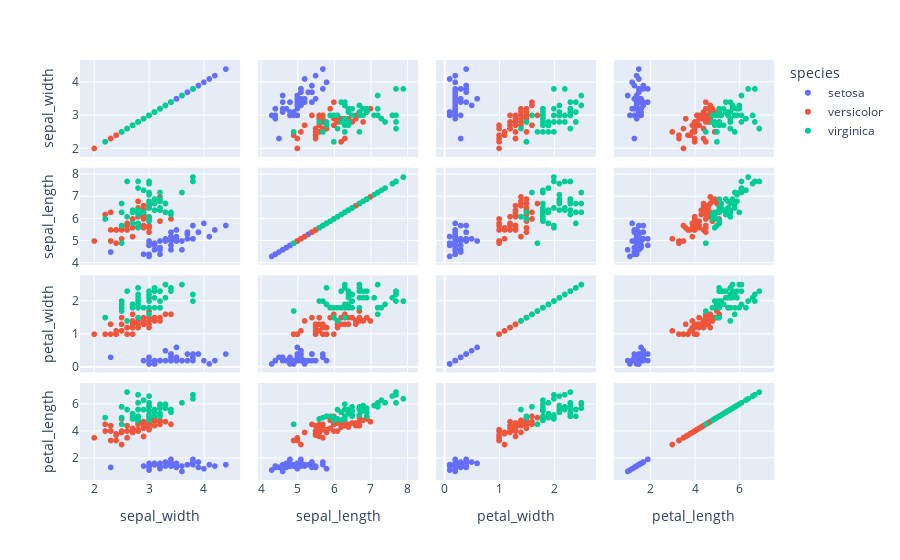

The notebook cell saved with this chart:
### Markdown cell above
Başka bir notta yer alan kodumuz:
![Screenshot_7](https://user-images.githubusercontent.com/61363621/76162827-1a9e0e80-6152-11ea-8df7-408a51146f52.png)

### Code cell
%run C:\Users\Okul\Desktop\JupyterExample\example.ipynb

### Figure 1 — Plotly figure (JSON) as saved in the notebook; plotly's stock layout.template omitted (floating-point values rounded to 4 significant figures)
{"data": [{"dimensions": [{"axis": {"matches": true}, "label": "sepal_width", "values": [3.5, 3, 3.2, 3.1, 3.6, 3.9, 3.4, 3.4, 2.9, 3.1, 3.7, 3.4, 3, 3, 4, 4.4, 3.9, 3.5, 3.8, 3.8, 3.4, 3.7, 3.6, 3.3, 3.4, 3, 3.4, 3.5, 3.4, 3.2, 3.1, 3.4, 4.1, 4.2, 3.1, 3.2, 3.5, 3.1, 3, 3.4, 3.5, 2.3, 3.2, 3.5, 3.8, 3, 3.8, 3.2, 3.7, 3.3]}, {"axis": {"matches": true}, "label": "sepal_length", "values": [5.1, 4.9, 4.7, 4.6, 5, 5.4, 4.6, 5, 4.4, 4.9, 5.4, 4.8, 4.8, 4.3, 5.8, 5.7, 5.4, 5.1, 5.7, 5.1, 5.4, 5.1, 4.6, 5.1, 4.8, 5, 5, 5.2, 5.2, 4.7, 4.8, 5.4, 5.2, 5.5, 4.9, 5, 5.5, 4.9, 4.4, 5.1, 5, 4.5, 4.4, 5, 5.1, 4.8, 5.1, 4.6, 5.3, 5]}, {"axis": {"matches": true}, "label": "petal_width", "values": [0.2, 0.2, 0.2, 0.2, 0.2, 0.4, 0.3, 0.2, 0.2, 0.1, 0.2, 0.2, 0.1, 0.1, 0.2, 0.4, 0.4, 0.3, 0.3, 0.3, 0.2, 0.4, 0.2, 0.5, 0.2, 0.2, 0.4, 0.2, 0.2, 0.2, 0.2, 0.4, 0.1, 0.2, 0.1, 0.2, 0.2, 0.1, 0.2, 0.2, 0.3, 0.3, 0.2, 0.6, 0.4, 0.3, 0.2, 0.2, 0.2, 0.2]}, {"axis": {"matches": true}, "label": "petal_length", "values": [1.4, 1.4, 1.3, 1.5, 1.4, 1.7, 1.4, 1.5, 1.4, 1.5, 1.5, 1.6, 1.4, 1.1, 1.2, 1.5, 1.3, 1.4, 1.7, 1.5, 1.7, 1.5, 1, 1.7, 1.9, 1.6, 1.6, 1.5, 1.4, 1.6, 1.6, 1.5, 1.5, 1.4, 1.5, 1.2, 1.3, 1.5, 1.3, 1.5, 1.3, 1.3, 1.3, 1.6, 1.9, 1.4, 1.6, 1.4, 1.5, 1.4]}], "hoverlabel": {"namelength": 0}, "hovertemplate": "species=setosa<br>%{xaxis.title.text}=%{x}<br>%{yaxis.title.text}=%{y}", "legendgroup": "setosa", "marker": {"color": "#636efa", "symbol": "circle"}, "name": "setosa", "showlegend": true, "type": "splom"}, {"dimensions": [{"axis": {"matches": true}, "label": "sepal_width", "values": [3.2, 3.2, 3.1, 2.3, 2.8, 2.8, 3.3, 2.4, 2.9, 2.7, 2, 3, 2.2, 2.9, 2.9, 3.1, 3, 2.7, 2.2, 2.5, 3.2, 2.8, 2.5, 2.8, 2.9, 3, 2.8, 3, 2.9, 2.6, 2.4, 2.4, 2.7, 2.7, 3, 3.4, 3.1, 2.3, 3, 2.5, 2.6, 3, 2.6, 2.3, 2.7, 3, 2.9, 2.9, 2.5, 2.8]}, {"axis": {"matches": true}, "label": "sepal_length", "values": [7, 6.4, 6.9, 5.5, 6.5, 5.7, 6.3, 4.9, 6.6, 5.2, 5, 5.9, 6, 6.1, 5.6, 6.7, 5.6, 5.8, 6.2, 5.6, 5.9, 6.1, 6.3, 6.1, 6.4, 6.6, 6.8, 6.7, 6, 5.7, 5.5, 5.5, 5.8, 6, 5.4, 6, 6.7, 6.3, 5.6, 5.5, 5.5, 6.1, 5.8, 5, 5.6, 5.7, 5.7, 6.2, 5.1, 5.7]}, {"axis": {"matches": true}, "label": "petal_width", "values": [1.4, 1.5, 1.5, 1.3, 1.5, 1.3, 1.6, 1, 1.3, 1.4, 1, 1.5, 1, 1.4, 1.3, 1.4, 1.5, 1, 1.5, 1.1, 1.8, 1.3, 1.5, 1.2, 1.3, 1.4, 1.4, 1.7, 1.5, 1, 1.1, 1, 1.2, 1.6, 1.5, 1.6, 1.5, 1.3, 1.3, 1.3, 1.2, 1.4, 1.2, 1, 1.3, 1.2, 1.3, 1.3, 1.1, 1.3]}, {"axis": {"matches": true}, "label": "petal_length", "values": [4.7, 4.5, 4.9, 4, 4.6, 4.5, 4.7, 3.3, 4.6, 3.9, 3.5, 4.2, 4, 4.7, 3.6, 4.4, 4.5, 4.1, 4.5, 3.9, 4.8, 4, 4.9, 4.7, 4.3, 4.4, 4.8, 5, 4.5, 3.5, 3.8, 3.7, 3.9, 5.1, 4.5, 4.5, 4.7, 4.4, 4.1, 4, 4.4, 4.6, 4, 3.3, 4.2, 4.2, 4.2, 4.3, 3, 4.1]}], "hoverlabel": {"namelength": 0}, "hovertemplate": "species=versicolor<br>%{xaxis.title.text}=%{x}<br>%{yaxis.title.text}=%{y}", "legendgroup": "versicolor", "marker": {"color": "#EF553B", "symbol": "circle"}, "name": "versicolor", "showlegend": true, "type": "splom"}, {"dimensions": [{"axis": {"matches": true}, "label": "sepal_width", "values": [3.3, 2.7, 3, 2.9, 3, 3, 2.5, 2.9, 2.5, 3.6, 3.2, 2.7, 3, 2.5, 2.8, 3.2, 3, 3.8, 2.6, 2.2, 3.2, 2.8, 2.8, 2.7, 3.3, 3.2, 2.8, 3, 2.8, 3, 2.8, 3.8, 2.8, 2.8, 2.6, 3, 3.4, 3.1, 3, 3.1, 3.1, 3.1, 2.7, 3.2, 3.3, 3, 2.5, 3, 3.4, 3]}, {"axis": {"matches": true}, "label": "sepal_length", "values": [6.3, 5.8, 7.1, 6.3, 6.5, 7.6, 4.9, 7.3, 6.7, 7.2, 6.5, 6.4, 6.8, 5.7, 5.8, 6.4, 6.5, 7.7, 7.7, 6, 6.9, 5.6, 7.7, 6.3, 6.7, 7.2, 6.2, 6.1, 6.4, 7.2, 7.4, 7.9, 6.4, 6.3, 6.1, 7.7, 6.3, 6.4, 6, 6.9, 6.7, 6.9, 5.8, 6.8, 6.7, 6.7, 6.3, 6.5, 6.2, 5.9]}, {"axis": {"matches": true}, "label": "petal_width", "values": [2.5, 1.9, 2.1, 1.8, 2.2, 2.1, 1.7, 1.8, 1.8, 2.5, 2, 1.9, 2.1, 2, 2.4, 2.3, 1.8, 2.2, 2.3, 1.5, 2.3, 2, 2, 1.8, 2.1, 1.8, 1.8, 1.8, 2.1, 1.6, 1.9, 2, 2.2, 1.5, 1.4, 2.3, 2.4, 1.8, 1.8, 2.1, 2.4, 2.3, 1.9, 2.3, 2.5, 2.3, 1.9, 2, 2.3, 1.8]}, {"axis": {"matches": true}, "label": "petal_length", "values": [6, 5.1, 5.9, 5.6, 5.8, 6.6, 4.5, 6.3, 5.8, 6.1, 5.1, 5.3, 5.5, 5, 5.1, 5.3, 5.5, 6.7, 6.9, 5, 5.7, 4.9, 6.7, 4.9, 5.7, 6, 4.8, 4.9, 5.6, 5.8, 6.1, 6.4, 5.6, 5.1, 5.6, 6.1, 5.6, 5.5, 4.8, 5.4, 5.6, 5.1, 5.1, 5.9, 5.7, 5.2, 5, 5.2, 5.4, 5.1]}], "hoverlabel": {"namelength": 0}, "hovertemplate": "species=virginica<br>%{xaxis.title.text}=%{x}<br>%{yaxis.title.text}=%{y}", "legendgroup": "virginica", "marker": {"color": "#00cc96", "symbol": "circle"}, "name": "virginica", "showlegend": true, "type": "splom"}], "layout": {"dragmode": "select", "legend": {"title": {"text": "species"}, "tracegroupgap": 0}, "margin": {"t": 60}}}
